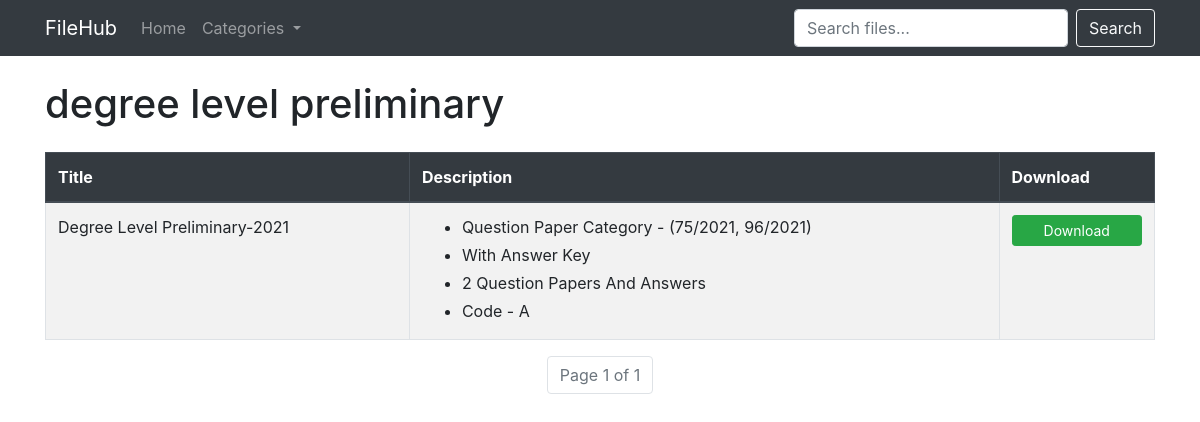
Page /category/degree-level-preliminary/ on the committed database.
### files/models.py (models this page shows, shortened)
class Category(models.Model):
    name = models.CharField(max_length=120, unique=True)
    slug = AutoSlugField(populate_from='name', unique=True)

class FileItem(models.Model):
    title = models.CharField(max_length=255)
    description = models.TextField(blank=True)
    file = models.FileField(upload_to='uploads/%Y/%m/')
    category = models.ForeignKey(Category, on_delete=models.SET_NULL, null=True, blank=True)
    slug = AutoSlugField(populate_from='title', unique=True)
    uploaded_at = models.DateTimeField(auto_now_add=True)
    downloads = models.PositiveIntegerField(default=0)
    meta_title = models.CharField(max_length=255, blank=True)
    meta_description = models.CharField(max_length=255, blank=True)
    class Meta:
        ordering = ['-uploaded_at']

### files/views.py (the view)
# urls.py: path('category/<slug:slug>/', views.category_detail, name='category_detail'),
def category_detail(request, slug):
    category = get_object_or_404(Category, slug=slug)
    qs = FileItem.objects.filter(category=category)
    paginator = Paginator(qs, 12)
    page = request.GET.get('page')
    items = paginator.get_page(page)
    categories = Category.objects.all()  # Add this line
    return render(request, 'files/category_detail.html', {
        'category': category,
        'items': items,
        'categories': categories  # Pass categories to template
    })

### files/templates/files/category_detail.html (shortened to what this page needs)
{% extends 'files/base.html' %}
{% block content %}
<h1 class="mb-4">{{ category.name }}</h1>
<div class="d-none d-md-block table-responsive">
  <table class="table table-striped table-hover table-bordered">
    <thead class="thead-dark">
      <tr>
        <th>Title</th>
        <th>Description</th>
        <th>Download</th>
      </tr>
    </thead>
    <tbody>
      {% for item in items %}
      <tr>
        <td>{{ item.title }}</td>
        <td>
          <ul class="mb-0">
            {% for line in item.description.splitlines %}
              <li class="mb-1">{{ line }}</li>
            {% endfor %}
          </ul>
        </td>
        <td>
          <a href="{% url 'files:download' slug=item.slug %}" class="btn btn-success btn-sm btn-block">Download</a>
        </td>
      </tr>
      {% empty %}
      <tr>
        <td colspan="3" class="text-center">No files found in this category.</td>
      </tr>
      {% endfor %}
    </tbody>
  </table>
</div>
<nav aria-label="Page navigation">
  <ul class="pagination justify-content-center flex-wrap">
    <li class="page-item disabled">
      <span class="page-link">Page {{ items.number }} of {{ items.paginator.num_pages }}</span>
    </li>
  </ul>
</nav>
{% endblock %}

### rows in the picture
Category: name "degree level preliminary"
FileItem: title "Degree Level Preliminary-2021", splitlines "Question Paper Category - (75/2021, 96/2021)" "With Answer Key" "2 Question Papers And Answers" "Code - A"

### other values in the picture
{{ items.number }} "1"
{{ items.paginator.num_pages }} "1"
